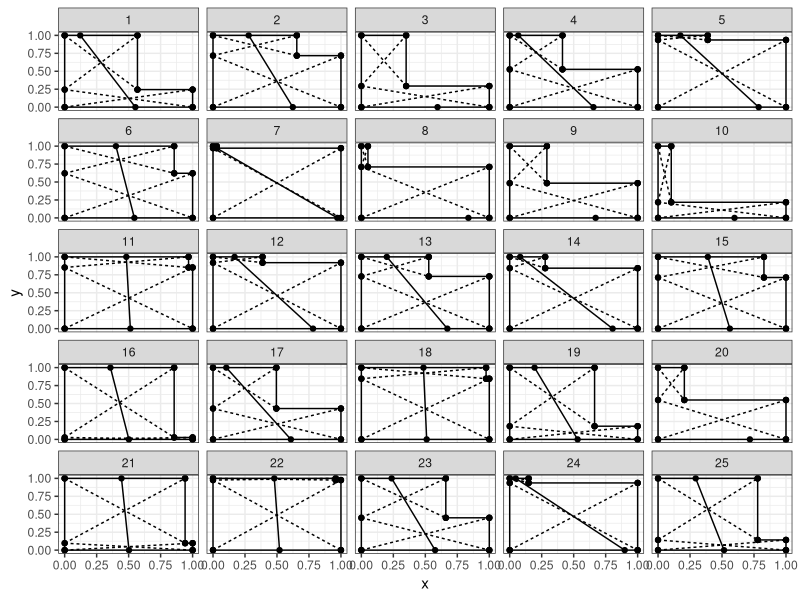

This chart was generated by the following R code:
####################################################################################################
# Riddler Work for 2018-07-13 puzzles:
# https://fivethirtyeight.com/features/can-you-slice-this-in-half/

####################################################################################################
# Load Useful Libraries
library(dplyr)
library(ggplot2)
library(ggthemes)

####################################################################################################
# Riddler Express
# This year’s World Cup has been chock full of exciting penalty shootouts. 
# Historically, about 75 percent of soccer penalty kicks are successful. 
# Given that number, what are the chances that a shootout goes past its fifth kick 
# for each team and into the even more exciting sudden-death portion of the penalty-kick period?

# Answer: Prob (both teams score the same number of kicks out of 5)
sum(dbinom(0:5, 5, 0.75)^2)

####################################################################################################
# Riddler

create_square <- function(input_df){
  
  bind_rows(list(x = c(0, 0), y = c(0, 1), line_seg = c(1, 1)) %>% as.data.frame,
            list(x = c(0, input_df$x), y = c(1, 1), line_seg = c(2, 2)) %>% as.data.frame,
            list(x = c(input_df$x, input_df$x), y = c(1, input_df$y), line_seg = c(3, 3)) %>% as.data.frame,
            list(x = c(input_df$x, 1), y = c(input_df$y, input_df$y), line_seg = c(4, 4)) %>% as.data.frame,
            list(x = c(1, 1), y = c(input_df$y, 0), line_seg = c(5, 5)) %>% as.data.frame,
            list(x = c(1, 0), y = c(0, 0), line_seg = c(6, 6)) %>% as.data.frame) %>%
    mutate(line_type = 'a') ->
    outline_points
  
  bind_rows(list(x = c(0, input_df$x), y = c(1, input_df$y), line_seg = c(7, 7)) %>% as.data.frame,
            list(x = c(0, input_df$x), y = c(input_df$y, 1), line_seg = c(8, 8)) %>% as.data.frame,
            list(x = c(0, 1), y = c(0, input_df$y), line_seg = c(9, 9)) %>% as.data.frame,
            list(x = c(0, 1), y = c(input_df$y, 0), line_seg = c(10, 10)) %>% as.data.frame) %>%
    mutate(line_type = 'b') ->
    diag_points
  
  slope <- (input_df$y/2 - (0.5 + input_df$y/2))/(0.5 - input_df$x/2)
  b <- input_df$y/2 - slope * 0.5
  
  list(x = c((1-b)/slope, -b/slope), y = c(1, 0), line_seg = c(11, 11)) %>% as.data.frame %>%
    mutate(line_type = 'a') ->
    bisect_points
  
  area_left <- (bisect_points$x[1] + bisect_points$x[2])/2
  area_right <- (1 - input_df$x) * input_df$y + (input_df$x - bisect_points$x[1] + input_df$x - bisect_points$x[2])/2
  
  cat(area_left, '|', area_right)
  
  bind_rows(outline_points, diag_points, bisect_points) %>%
  return
  
}

all_plots <- list()
for(i in 1:25){
  
  df <- data.frame(x = runif(1, 0, 1),
                   y = runif(1, 0, 1))
  
  all_plots[[i]] <- create_square(df) %>% mutate(facet = i)
  
}

z <- bind_rows(all_plots)

z %>%
  ggplot(aes(x = x, y = y, group = line_seg)) +
  geom_point() +
  geom_line(aes(linetype = line_type)) +
  theme_bw() +
  xlim(0, 1) +
  ylim(0, 1) + 
  guides(linetype = FALSE) +
  facet_wrap(~facet)

